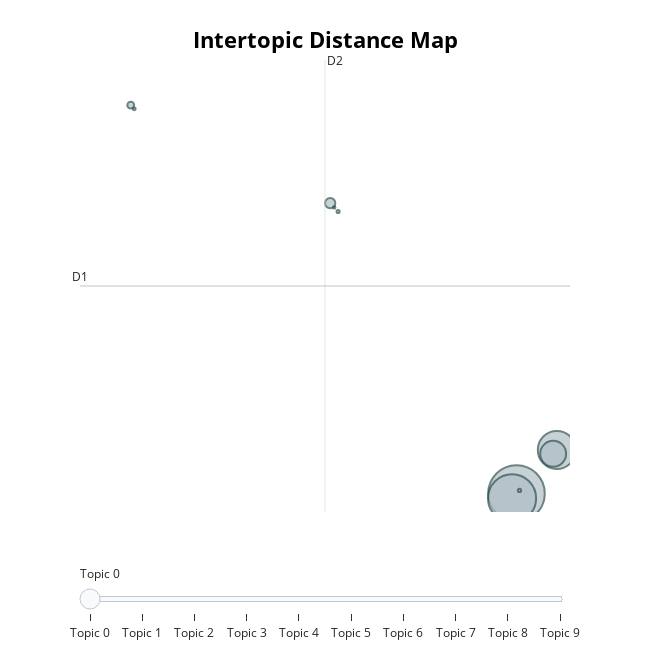

Notebook source saved alongside this figure:
### Code cell
embeddings_name = f'{model_path}/embeddings_bert_model.pt'
if not os.path.exists(embeddings_name):
    text_embeddings = train_data['cleaned_text'].tolist()
    embeddings = extract_embeddings_in_batches(text_embeddings, model, tokenizer)
    save_embeddings(embeddings, embeddings_name)

embeddings = load_embeddings(embeddings_name)

bertopic_custom_embeddings_name = f'{model_path}/bertopic_custom_embeddings_model.pt'
if not os.path.exists(bertopic_custom_embeddings_name):
    text_train = train_data['cleaned_text'].tolist()
    bertopic_custom_embeddings_model = train_bertopic(docs=text_train, use_embeddings=True, precomputed_embeddings=embeddings)
    bertopic_custom_embeddings_model.save(bertopic_custom_embeddings_name)

bertopic_custom_embeddings_model = BERTopic.load(bertopic_custom_embeddings_name)
bertopic_custom_embeddings_model.visualize_topics()

### Figure 1 — Plotly figure (JSON) as saved in the notebook; plotly's stock layout.template omitted (floating-point values rounded to 4 significant figures)
{"data": [{"customdata": [[0, "paciente | estudo | ttulo | palavraschave | au ttulo", 5648], [1, "paciente | estudo | ttulo | palavraschave | doena", 4092], [2, "paciente | estudo | doena | avaliar | tratamento", 2550], [3, "paciente | estudo | tratamento | clnico | doena", 1186], [4, "palavraschave none | none | laboratrio | rede | projeto", 186], [5, "palavraschave | ttulo | au ttulo | au | paciente", 81], [6, "registro trauma | trauma | registro | atendimento traumatizar | traumatizar", 19], [7, "palavraschave none | none | biblioteca | au ttulo | au", 17], [8, "laboratrio | projeto | palavraschave none | none | departamento", 15], [9, "palavraschave none | none | documentao | documentao cientfico | arquivo mdico", 10]], "hovertemplate": "<b>Topic %{customdata[0]}</b><br>%{customdata[1]}<br>Size: %{customdata[2]}", "legendgroup": "", "marker": {"color": "#B0BEC5", "line": {"color": "DarkSlateGrey", "width": 2}, "size": [5648, 4092, 2550, 1186, 186, 81, 19, 17, 15, 10], "sizemode": "area", "sizeref": 3.53, "symbol": "circle"}, "mode": "markers", "name": "", "orientation": "v", "showlegend": false, "type": "scatter", "x": [4.413, 4.001, 8.154, 7.817, -12.87, -31.38, 4.692, -12.14, -31.05, -12.5], "xaxis": "x", "y": [-7.646, -8.071, -3.809, -4.151, 17.94, 26.57, -7.382, 17.2, 26.25, 17.56], "yaxis": "y"}], "layout": {"annotations": [{"showarrow": false, "text": "D1", "x": -36.08, "y": 10.64, "yshift": 10}, {"showarrow": false, "text": "D2", "x": -13.35, "xshift": 10, "y": 30.56}], "height": 650, "hoverlabel": {"bgcolor": "white", "font": {"family": "Rockwell", "size": 16}}, "legend": {"itemsizing": "constant", "tracegroupgap": 0}, "margin": {"t": 60}, "shapes": [{"line": {"color": "#CFD8DC", "width": 2}, "type": "line", "x0": -13.35, "x1": -13.35, "y0": -9.282, "y1": 30.56}, {"line": {"color": "#9E9E9E", "width": 2}, "type": "line", "x0": -36.08, "x1": 9.377, "y0": 10.64, "y1": 10.64}], "sliders": [{"active": 0, "pad": {"t": 50}, "steps": [{"args": [{"marker.color": [["red", "#B0BEC5", "#B0BEC5", "#B0BEC5", "#B0BEC5", "#B0BEC5", "#B0BEC5", "#B0BEC5", "#B0BEC5", "#B0BEC5"]]}], "label": "Topic 0", "method": "update"}, {"args": [{"marker.color": [["#B0BEC5", "red", "#B0BEC5", "#B0BEC5", "#B0BEC5", "#B0BEC5", "#B0BEC5", "#B0BEC5", "#B0BEC5", "#B0BEC5"]]}], "label": "Topic 1", "method": "update"}, {"args": [{"marker.color": [["#B0BEC5", "#B0BEC5", "red", "#B0BEC5", "#B0BEC5", "#B0BEC5", "#B0BEC5", "#B0BEC5", "#B0BEC5", "#B0BEC5"]]}], "label": "Topic 2", "method": "update"}, {"args": [{"marker.color": [["#B0BEC5", "#B0BEC5", "#B0BEC5", "red", "#B0BEC5", "#B0BEC5", "#B0BEC5", "#B0BEC5", "#B0BEC5", "#B0BEC5"]]}], "label": "Topic 3", "method": "update"}, {"args": [{"marker.color": [["#B0BEC5", "#B0BEC5", "#B0BEC5", "#B0BEC5", "red", "#B0BEC5", "#B0BEC5", "#B0BEC5", "#B0BEC5", "#B0BEC5"]]}], "label": "Topic 4", "method": "update"}, {"args": [{"marker.color": [["#B0BEC5", "#B0BEC5", "#B0BEC5", "#B0BEC5", "#B0BEC5", "red", "#B0BEC5", "#B0BEC5", "#B0BEC5", "#B0BEC5"]]}], "label": "Topic 5", "method": "update"}, {"args": [{"marker.color": [["#B0BEC5", "#B0BEC5", "#B0BEC5", "#B0BEC5", "#B0BEC5", "#B0BEC5", "red", "#B0BEC5", "#B0BEC5", "#B0BEC5"]]}], "label": "Topic 6", "method": "update"}, {"args": [{"marker.color": [["#B0BEC5", "#B0BEC5", "#B0BEC5", "#B0BEC5", "#B0BEC5", "#B0BEC5", "#B0BEC5", "red", "#B0BEC5", "#B0BEC5"]]}], "label": "Topic 7", "method": "update"}, {"args": [{"marker.color": [["#B0BEC5", "#B0BEC5", "#B0BEC5", "#B0BEC5", "#B0BEC5", "#B0BEC5", "#B0BEC5", "#B0BEC5", "red", "#B0BEC5"]]}], "label": "Topic 8", "method": "update"}, {"args": [{"marker.color": [["#B0BEC5", "#B0BEC5", "#B0BEC5", "#B0BEC5", "#B0BEC5", "#B0BEC5", "#B0BEC5", "#B0BEC5", "#B0BEC5", "red"]]}], "label": "Topic 9", "method": "update"}]}], "title": {"font": {"color": "Black", "size": 22}, "text": "<b>Intertopic Distance Map</b>", "x": 0.5, "xanchor": "center", "y": 0.95, "yanchor": "top"}, "width": 650, "xaxis": {"anchor": "y", "domain": [0, 1], "range": [-36.08, 9.377], "title": {"text": ""}, "visible": false}, "yaxis": {"anchor": "x", "domain": [0, 1], "range": [-9.282, 30.56], "title": {"text": ""}, "visible": false}}}
